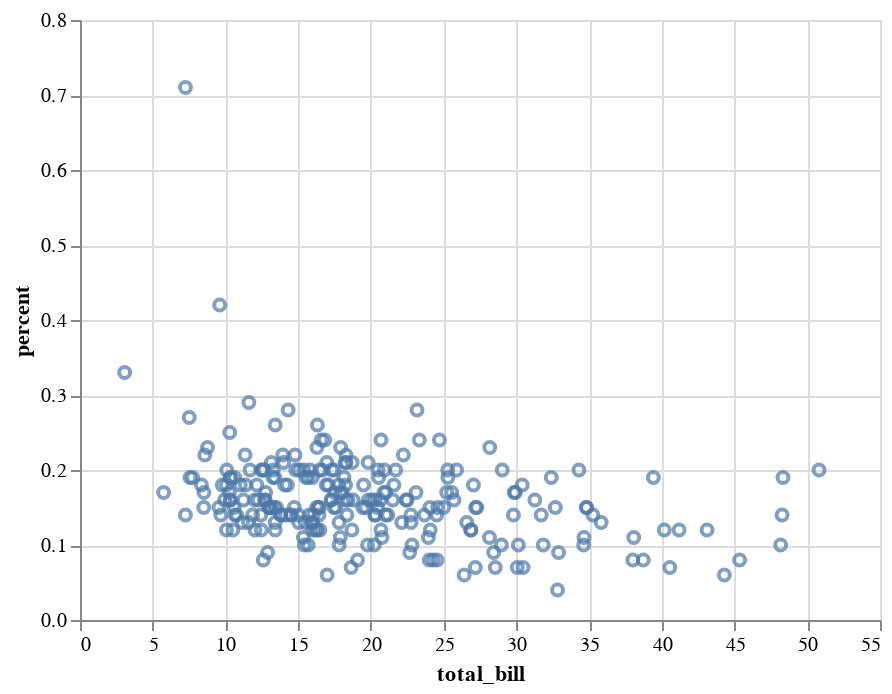

Notebook source saved alongside this figure:
### Code cell
alt.Chart(tips).mark_point().encode(
    x='total_bill', 
    y='percent'
)

### Figure 1 — Vega-Lite specification as saved in the notebook (floating-point values rounded to 4 significant figures; data arrays with more than 128 entries replaced by an {"elided": "..."} marker saying what was removed)
{"config": {"view": {"continuousWidth": 400, "continuousHeight": 300}}, "data": {"name": "data-8e1033bc9fd8b8c7841fc833e5c87ea6"}, "mark": "point", "encoding": {"x": {"type": "quantitative", "field": "total_bill"}, "y": {"type": "quantitative", "field": "percent"}}, "$schema": "https://vega.github.io/schema/vega-lite/v4.0.2.json", "datasets": {"data-8e1033bc9fd8b8c7841fc833e5c87ea6": {"elided": "244 records"}}}
